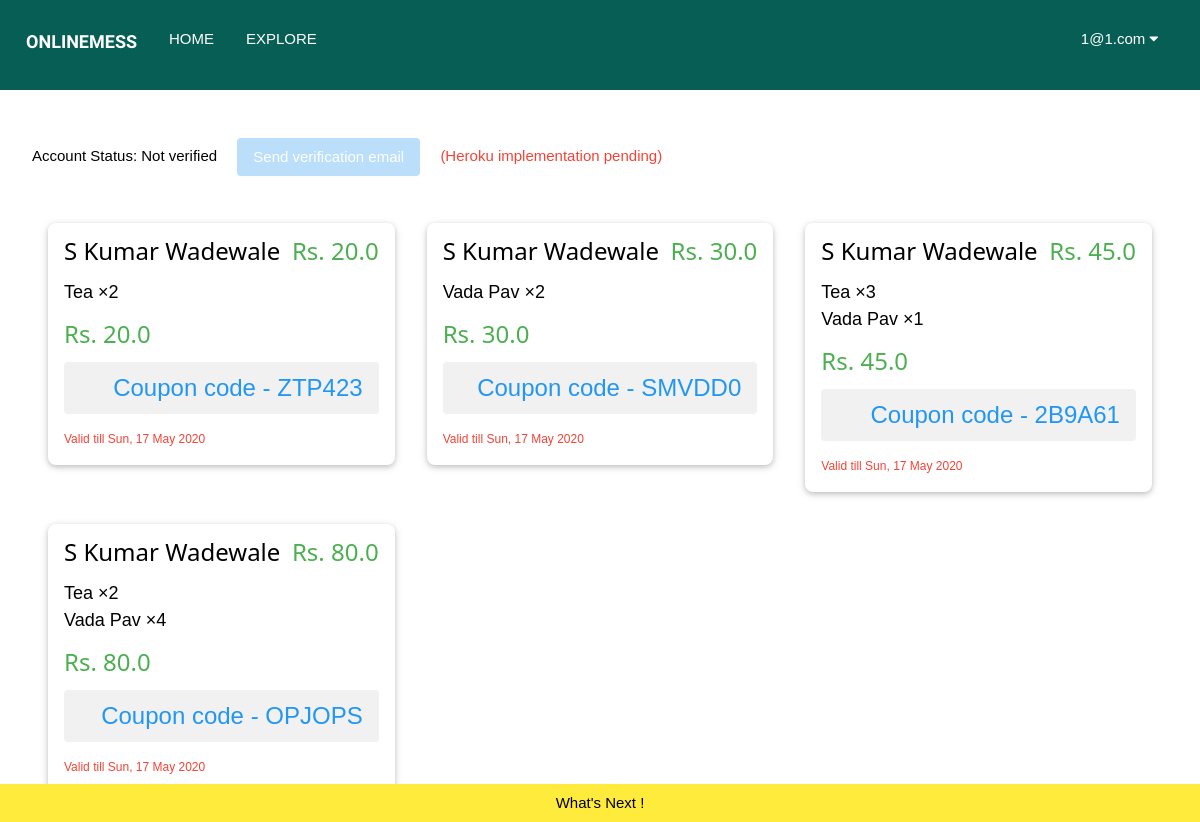
/user/subscriptions (signed in), run on the app's committed database.
### main.py (models this page shows)
class UsersDB(db.Model):
	id = db.Column(db.Integer, primary_key=True)
	first_name = db.Column(db.String(20), nullable=False)
	last_name = db.Column(db.String(20), nullable=False)
	password = db.Column(db.String(128), unique=True)
	email = db.Column(db.String(80))
	account_type = db.Column(db.String(80))
	verified = db.Column(db.Boolean)
	restaurant = db.Column(db.Integer)
	subscriptions = db.Column(db.String(300))

class BillsDB(db.Model):
	id = db.Column(db.Integer, primary_key=True, unique=True)
	creator = db.Column(db.Integer, nullable=False)
	subscriber = db.Column(db.Integer, nullable=False)
	total_price = db.Column(db.Float, nullable=False)
	timestamp = db.Column(db.String, nullable=False)
	active = db.Column(db.Boolean, nullable=False)
	coupon = db.Column(db.String, nullable=False)

class RestaurantsDB(db.Model):
	id = db.Column(db.Integer, primary_key=True, unique=True)
	name = db.Column(db.String(80))
	menu = db.Column(db.String(80))
	rating = db.Column(db.Integer)
	address = db.Column(db.String(80))
	phone = db.Column(db.String(20))
	opening_timing = db.Column(db.String(80))
	closing_timing = db.Column(db.String(80))
	tags = db.Column(db.String(80))
	owner = db.Column(db.Integer)
	images = db.relationship('ImagesDB', backref='parent_rest')
	monthly_items = db.Column(db.String(300))
	vegetarian = db.Column(db.Boolean)
	average_cost = db.Column(db.Float)
	orders = db.Column(db.String)
	main_menu_name = db.Column(db.String)
	main_menu_price = db.Column(db.Float)

class OrdersDB(db.Model):
	id = db.Column(db.Integer, primary_key=True, unique=True)
	bill_id = db.Column(db.Integer, nullable=False)
	item = db.Column(db.String, nullable=False)
	quantity = db.Column(db.Integer, nullable=False)
	price = db.Column(db.Float, nullable=False)

### main.py (the view, shortened to what this page needs)
@app.route("/user/subscriptions", methods=["POST", "GET"])
def subscriptions():
	global verification_codes
	if not "user" in session:
		return redirect(url_for("logout"))
	else:
		loggedIn = [session["username"], session["account_type"], session["user"]]
	currentUser = UsersDB.query.filter_by(email=session["user"]).first()
	if not currentUser:
		flash("Please login again!!", "error")
		return redirect(url_for("logout"))
	if request.method == "POST":
		if "button_verify" in request.form:
			verification_code = "".join([random.choice(ascii_lowercase + digits) for letter in range(16)])
			verification_codes[verification_code] = currentUser.email
			flash("Verification email has been sent", "success")
	subscribed_list = []
	currentBills = BillsDB.query.filter_by(subscriber=currentUser.id, active=0b1).all()
	if currentBills:
		updated_subscriptions = currentBills
		for bill in currentBills:
			if bill:
				restaurant_id = bill.creator
				end_date = datetime.strptime(bill.timestamp, '%Y-%m-%d %H:%M:%S.%f') +timedelta(days=1)
				restaurant = RestaurantsDB.query.filter_by(id=restaurant_id).first()
				if restaurant:
					bill_orders = OrdersDB.query.filter_by(bill_id=bill.id).all()
					items = []
					for order in bill_orders:
						items.append([order.item, order.quantity, order.price])
					subscribed_list.append([restaurant, items, bill.total_price, end_date.strftime("%a, %d %b %Y"), bill.coupon])
	return render_template("subscriptions.html", logged_in=loggedIn, email=session["user"], subscribed_list=subscribed_list, verified=currentUser.verified)

### templates/subscriptions.html (shortened to what this page needs)
{% extends "base.html" %}
{% block content %}
<div class="w3-container w3-margin w3-margin">
		<p>
			Account Status: {% if verified %}
								Verified
							{% else %}
								Not verified
								<input type="button" class="w3-button w3-round w3-blue w3-margin"name="button_verify" value="Send verification email" disabled />
								<span class="w3-text-red">(Heroku implementation pending)</span>
							{% endif %}
		</p>
	{% for restaurant in subscribed_list %}
	<div class="w3-third">
		<div class="w3-card w3-round-large w3-margin w3-hover-shadow">
			<div class="w3-container">
				<h3 class="w3-xlarge">{{restaurant[0].name}}
					<div class="w3-text-green w3-right">Rs. {{restaurant[2]}}</div>
				</h3>
				{% for order in restaurant[1] %}
					<div class="w3-text-black w3-large">
						{{order[0]}} &times;{{order[1]}}
					</div>
				{% endfor %}
				<h3 class="w3-text-green">Rs. {{restaurant[2]}}</h3>
			</div>
			<footer class="w3-container">
				<div class="w3-text-blue w3-light-grey w3-round w3-padding w3-right-align w3-xlarge">Coupon code - {{restaurant[4]}}</div>
				<div class="w3-text-red w3-small w3-margin-top w3-margin-bottom">Valid till {{ restaurant[3] }}</div>
			</footer>
		</div>
	</div>
	{% endfor %}
</div>
<button class="w3-bar-item w3-button w3-bottom w3-hover-green w3-yellow" onclick="open_modal('next_modal')">What's Next !</button>
{% endblock %}

### templates/base.html (shortened to what this page needs)
<html>
<head>
	<link rel="stylesheet" href="{{ url_for('static', filename='style/base.css') }}">
	<link rel="stylesheet" href="{{ url_for('static', filename='style/w3css.css')}}">
    <link rel="stylesheet" href="https://cdnjs.cloudflare.com/ajax/libs/font-awesome/4.7.0/css/font-awesome.min.css">
</head>
<body>
<div class="w3-bar navbar
	{% if request.path == '/home' %}
		w3-white
	{% else %}
		w3-acp-dark-green
	{% endif %}
	"style="height: 11vh;display:block;justify-content:space-between;overflow: hidden;align-items: center;text-transform: uppercase;padding: 20px 10px !important;">
	<p class="w3-bar-item w3-large" style="margin: 0">
		<b style="font-family: 'Balsamiq Sans', serif;">OnlineMess</b>
	</p>
	<a href="/home" class="w3-bar-item w3-button w3-hide-small">Home</a>
	<a href="/search?text_query_name=" class="w3-bar-item w3-button w3-hide-small">Explore</a>
	{% if logged_in %}
		<div class="w3-dropdown-click w3-right w3-margin-right w3-hide-small">
			<button class="w3-button" onclick="displayUserSettings()">
				{{ logged_in[0] }} <i class="fa fa-caret-down"></i>
			</button>
		</div>
	{% else %}
		<button class="w3-bar-item w3-button w3-right w3-hover-blue w3-hide-small" onclick="open_modal('signup_modal')">Register</button>
		<button class="w3-bar-item w3-button w3-right w3-hover-acp-mid-green w3-hide-small" onclick="open_modal('login_modal')">Login</button>
	{% endif %}
</div>
<main>
	{% block content %}{% endblock %}
</main>
</body>
</html>

### static/style/w3css.css (style rules this page uses)
html { box-sizing:border-box }
*,*:before,*:after { box-sizing:inherit }
html { -ms-text-size-adjust:100%;-webkit-text-size-adjust:100% }
body { margin:0 }
article,aside,details,figcaption,figure,footer,header,main,menu,nav,section { display:block }
a { background-color:transparent }
b,strong { font-weight:bolder }
button,input,select,textarea,optgroup { font:inherit;margin:0 }
button,input { overflow:visible }
button,select { text-transform:none }
button,[type=button],[type=reset],[type=submit] { -webkit-appearance:button }
html,body { font-family:Verdana,sans-serif;font-size:15px;line-height:1.5 }
html { overflow-x:hidden }
h3 { font-size:24px }
h1,h2,h3,h4,h5,h6 { font-family:"Segoe UI",Arial,sans-serif;font-weight:400;margin:10px 0 }
a { color:inherit }
.w3-btn,.w3-button { border:none;display:inline-block;padding:8px 16px;vertical-align:middle;overflow:hidden;text-decoration:none;color:inherit;background-color:inherit;text-align:center;cursor:pointer;white-space:nowrap }
.w3-btn,.w3-button { -webkit-touch-callout:none;-webkit-user-select:none;-khtml-user-select:none;-moz-user-select:none;-ms-user-select:none;user-select:none }
.w3-disabled,.w3-btn:disabled,.w3-button:disabled { cursor:not-allowed;opacity:0.3 }
.w3-dropdown-click,.w3-dropdown-hover { position:relative;display:inline-block;cursor:pointer }
.w3-bar { width:100%;overflow:hidden }
.w3-bar .w3-bar-item { padding:8px 16px;float:left;width:auto;border:none;display:block;outline:0 }
.w3-bar .w3-dropdown-hover,.w3-bar .w3-dropdown-click { position:static;float:left }
.w3-bar .w3-button { white-space:normal }
.w3-container:after,.w3-container:before,.w3-panel:after,.w3-panel:before,.w3-row:after,.w3-row:before,.w3-row-padding:after,.w3-row-padding:before, .w3-cell-row:before,.w3-cell-row:after,.w3-clear:after,.w3-clear:before,.w3-bar:before,.w3-bar:after { content:"";display:table;clear:both }
.w3-col,.w3-half,.w3-third,.w3-twothird,.w3-threequarter,.w3-quarter { float:left;width:100% }
@media (min-width:601px) { .w3-col.m4,.w3-third { width:33.33333% } }
.w3-top,.w3-bottom { position:fixed;width:100%;z-index:1 }
.w3-bottom { bottom:0 }
.w3-round,.w3-round-medium { border-radius:4px }
.w3-round-large { border-radius:8px }
.w3-container,.w3-panel { padding:0.01em 16px }
.w3-card,.w3-card-2 { box-shadow:0 2px 5px 0 rgba(0,0,0,0.16),0 2px 10px 0 rgba(0,0,0,0.12) }
.w3-small { font-size:12px!important }
.w3-large { font-size:18px!important }
.w3-xlarge { font-size:24px!important }
.w3-right-align { text-align:right!important }
.w3-margin { margin:16px!important }
.w3-margin-top { margin-top:16px!important }
.w3-margin-bottom { margin-bottom:16px!important }
.w3-margin-right { margin-right:16px!important }
.w3-padding { padding:8px 16px!important }
.w3-right { float:right!important }
.w3-blue,.w3-hover-blue:hover { color:#fff!important;background-color:#2196F3!important }
.w3-yellow,.w3-hover-yellow:hover { color:#000!important;background-color:#ffeb3b!important }
.w3-light-grey,.w3-hover-light-grey:hover,.w3-light-gray,.w3-hover-light-gray:hover { color:#000!important;background-color:#f1f1f1!important }
.w3-text-blue,.w3-hover-text-blue:hover { color:#2196F3!important }
.w3-text-green,.w3-hover-text-green:hover { color:#4CAF50!important }
.w3-text-red,.w3-hover-text-red:hover { color:#f44336!important }
.w3-text-black,.w3-hover-text-black:hover { color:#000!important }
.w3-acp-dark-green,.w3-hover-acp-dark-green:hover { color:#fff!important;background-color:#075E54!important }

### data on the page
UsersDB: email "1@1.com"
BillsDB: name "S Kumar Wadewale", total_price "20.0", coupon "ZTP423", total_price "Sun, 17 May 2020"
OrdersDB: item "Tea", quantity "2"
BillsDB: name "S Kumar Wadewale", total_price "30.0", coupon "SMVDD0", restaurant "Sun, 17 May 2020"
OrdersDB: item "Vada Pav", bill "2"
BillsDB: name "S Kumar Wadewale", total_price "45.0", coupon "2B9A61", restaurant "Sun, 17 May 2020"
OrdersDB: item "Tea", bill "3"
OrdersDB: item "Vada Pav", quantity "1"
BillsDB: name "S Kumar Wadewale", total_price "80.0", coupon "OPJOPS", restaurant "Sun, 17 May 2020"
OrdersDB: item "Tea", quantity "2"
OrdersDB: item "Vada Pav", bill "4"
